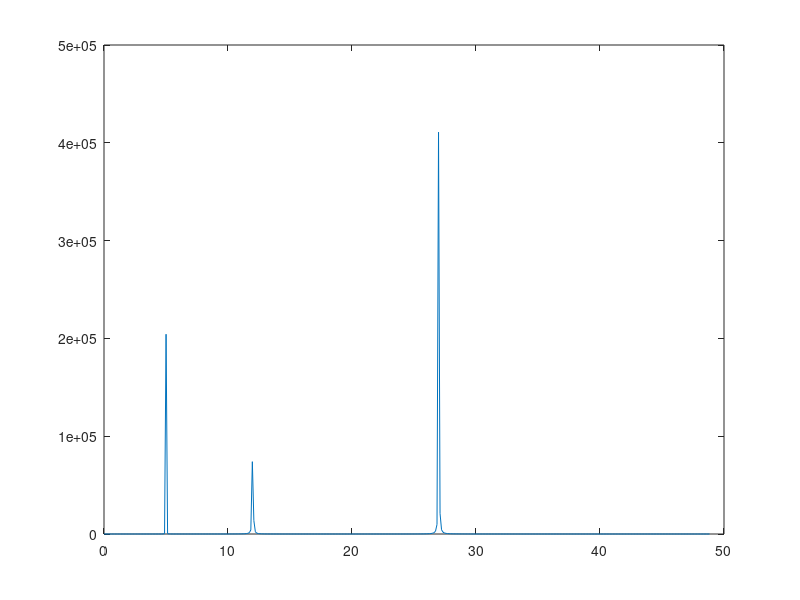

MATLAB code for this plot:
% Sampling frequency
Fs = 1000;
% Amount of data points
n = 2^13;
% Time steps are inverse of sampling frequency
x = 0:1/Fs:n;
% Our "data"
y = 10 * sin(5 * 2 * pi * x) + 7 * sin(12 * 2 * pi * x) + 15 * sin(27 * 2 * pi * x);
% How many frequencies to show
lim = 400;
% n-point DFFT
Y = fft(y, n);
% Take output of DFFT multiplied by its' complex conjugate
% Divide by input size (for scaing?)
Pyy = Y.*conj(Y)/n;
% Plot x-axis
f = Fs/n*(0:lim);
plot(f, Pyy(1:lim + 1))